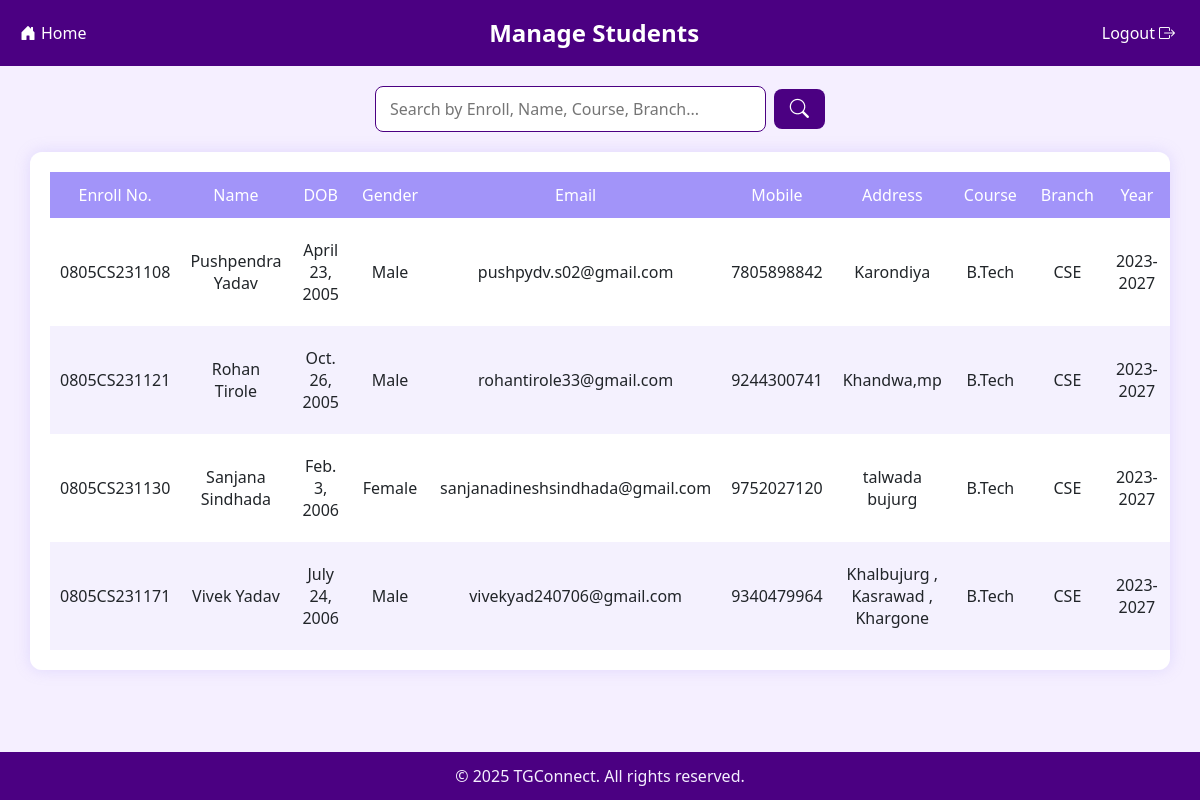
Screenshot of /managestudent/ (signed in) with the database file from the repository.
### TGConnect/models.py (models this page shows)
class Register(models.Model) :
    enroll=models.CharField(primary_key=True,unique=True)
    name=models.CharField(max_length=50)
    dob=models.DateField()
    gender = models.CharField()
    email=models.EmailField(unique=True)
    mobile=models.IntegerField(unique=True)
    address = models.CharField(max_length=100)
    course = models.CharField(max_length=20)
    branch = models.CharField(max_length=20)
    year = models.CharField(max_length=20)
    password = models.CharField(max_length=10)
    status = models.IntegerField()
    role = models.CharField(max_length=10)
    info = models.CharField(max_length=50)

### TGConnect/views.py (the view)
# urls.py: path('managestudent/',views.managestudent),
def managestudent(request) :
    studentdet = models.Register.objects.filter(role="student",branch="CSE").order_by('name')
    return render(request,"managestudent.html",{"studentdet": studentdet})

### TGConnect/templates/managestudent.html (shortened to what this page needs)
{% load static %}
<html lang="en">
  <head>
    <link
      href="https://cdn.jsdelivr.net/npm/bootstrap@5.3.0/dist/css/bootstrap.min.css"
      rel="stylesheet"
    />
    <link
      href="https://cdn.jsdelivr.net/npm/bootstrap-icons@1.10.5/font/bootstrap-icons.css"
      rel="stylesheet"
    />
  </head>
  <body>
    <div class="header">
      <a href="/tghome/"><i class="bi bi-house-door-fill"></i> Home</a>
      <div class="header-title">Manage Students</div>
      <a href="/"
        >Logout <i class="bi bi-box-arrow-right ms-1"></i
      ></a>
    </div>
    <div class="search-bar">
      <input
        type="text"
        id="searchInput"
        placeholder="Search by Enroll, Name, Course, Branch..."
        onkeyup="filterTable()"
      />
      <button type="button" onclick="filterTable()">
        <i class="bi bi-search"></i>
      </button>
    </div>
    <div class="manage-table">
      <table>
        <thead>
          <tr>
            <th>Enroll No.</th>
            <th>Name</th>
            <th>DOB</th>
            <th>Gender</th>
            <th>Email</th>
            <th>Mobile</th>
            <th>Address</th>
            <th>Course</th>
            <th>Branch</th>
            <th>Year</th>
            <th>Time</th>
          </tr>
        </thead>
        <tbody>
          {% for row in studentdet %}
          <tr>
            <td>{{row.enroll}}</td>
            <td>{{row.name}}</td>
            <td>{{row.dob}}</td>
            <td>{{row.gender}}</td>
            <td>{{row.email}}</td>
            <td>{{row.mobile}}</td>
            <td>{{row.address}}</td>
            <td>{{row.course}}</td>
            <td>{{row.branch}}</td>
            <td>{{row.year}}</td>
            <td>{{row.info}}</td>
          </tr>
          {% endfor %}
        </tbody>
      </table>
    </div>
    <footer>&copy; 2025 TGConnect. All rights reserved.</footer>
  </body>
</html>

### TGConnect/templates/managestudent.html (style rules this page uses)
body { background-color: #f5efff; font-family: "Segoe UI", sans-serif; }
.header { background-color: #4b0082; color: white; padding: 15px 20px; display: flex; justify-content: space-between; align-items: center; flex-wrap: wrap; animation: slideIn 0.7s ease-in-out; }
.header a { color: white; text-decoration: none; font-size: 1rem; display: flex; align-items: center; }
.header a i { margin-right: 5px; }
.header-title { font-size: 1.5rem; font-weight: bold; text-align: center; flex-grow: 1; }
.search-bar { display: flex; justify-content: center; align-items: center; max-width: 450px; margin: 20px auto; gap: 8px; }
.search-bar input { flex-grow: 1; padding: 10px 14px; font-size: 1rem; border: 1.5px solid #4b0082; border-radius: 8px; outline: none; transition: border-color 0.3s ease; }
.search-bar button { background-color: #4b0082; color: white; border: none; padding: 10px 16px; font-size: 1.2rem; border-radius: 8px; cursor: pointer; display: flex; align-items: center; justify-content: center; transition: background-color 0.3s ease; }
.manage-table { margin: 0 auto 30px; width: 95%; background-color: white; border-radius: 12px; padding: 20px; box-shadow: 0 0 15px rgba(162, 148, 249, 0.25); overflow-x: auto; animation: fadeIn 1s ease-in-out; }
.manage-table table { width: 100%; border-collapse: separate; border-spacing: 0; }
.manage-table th { background-color: #a294f9; color: white; font-weight: 500; padding: 12px; text-align: center; }
.manage-table td { padding: 10px; text-align: center; }
.manage-table tr:nth-child(even) { background-color: #f4f1fe; }
.manage-table tbody tr { opacity: 0; animation: fadeIn 0.6s ease-in-out forwards; }
.manage-table tbody tr:nth-child(1) { animation-delay: 0.1s; }
.manage-table tbody tr:nth-child(2) { animation-delay: 0.2s; }
.manage-table tbody tr:nth-child(3) { animation-delay: 0.3s; }
.manage-table tbody tr:nth-child(4) { animation-delay: 0.4s; }
footer { position: fixed; width: 100%; bottom: 0; height: 3rem; line-height: 3rem; text-align: center; font-size: 1rem; color: #f5efff; background-color: #4b0082; }

### rows the page displays
Register: enroll "0805CS231108", name "Pushpendra Yadav", dob "April 23, 2005", gender "Male", email "pushpydv.s02@gmail.com", mobile "7805898842", address "Karondiya", course "B.Tech", branch "CSE", year "2023-2027"
Register: enroll "0805CS231121", name "Rohan Tirole", dob "Oct. 26, 2005", gender "Male", email "rohantirole33@gmail.com", mobile "9244300741", address "Khandwa,mp", course "B.Tech", branch "CSE", year "2023-2027"
Register: enroll "0805CS231130", name "Sanjana Sindhada", dob "Feb. 3, 2006", gender "Female", email "sanjanadineshsindhada@gmail.com", mobile "9752027120", address "talwada bujurg", course "B.Tech", branch "CSE", year "2023-2027"
Register: enroll "0805CS231171", name "Vivek Yadav", dob "July 24, 2006", gender "Male", email "vivekyad240706@gmail.com", mobile "9340479964", address "Khalbujurg , Kasrawad , Khargone", course "B.Tech", branch "CSE", year "2023-2027"
